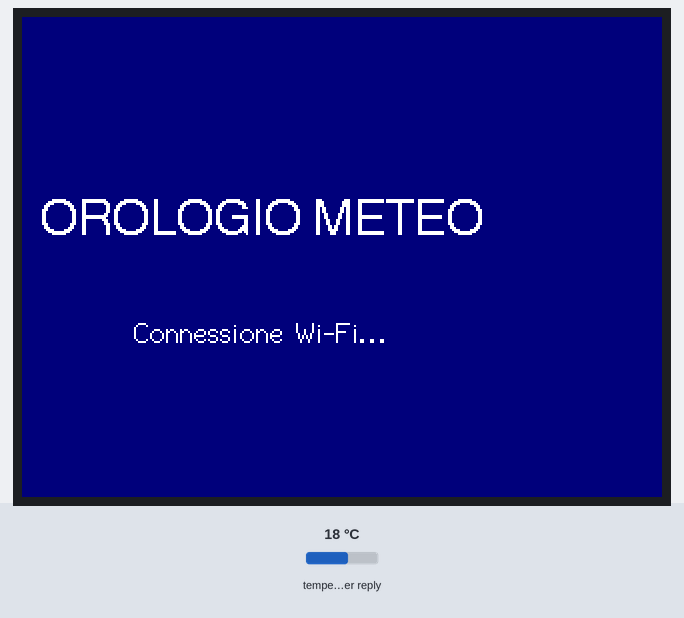
Simulated run of this sketch. Board: ESP32. Parts: 320×240 colour display. The test bench sets the inputs (shaded band); at power-on: temperature in the weather reply 18 °C. WiFi joins after 1.5 s; servers stay silent unless stated; the local clock reads 2024-03-15 10:24:30 at power-on unless the sketch sets it; web services answer with replies made up by the test bench; what the sketch prints to the serial monitor is not drawn.

Above: at 0.6 s.
At 2.4 s:
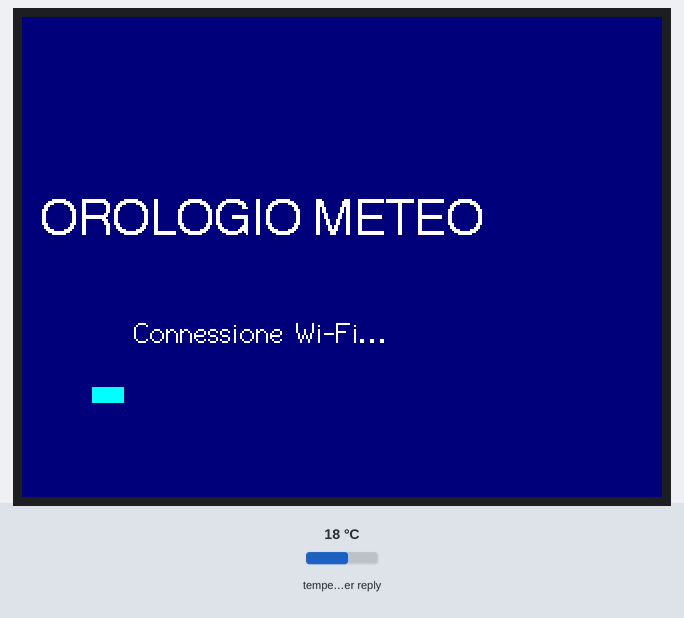
At 2.9 s:
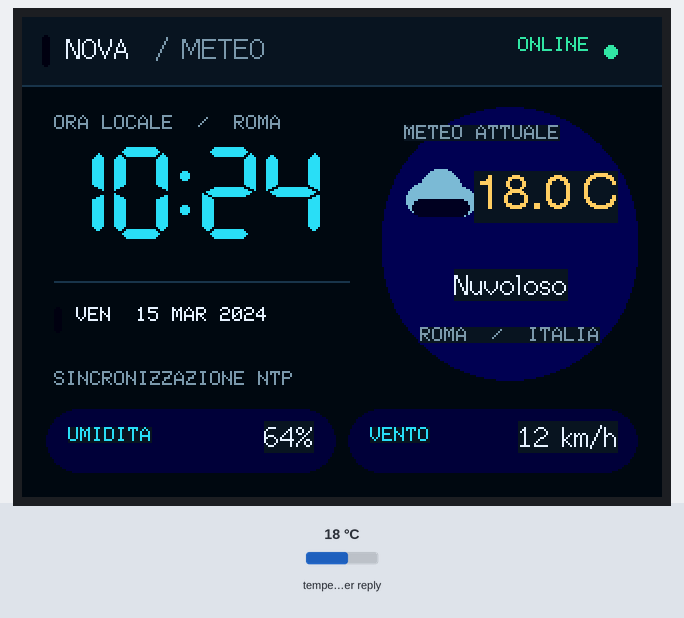
At 30.7 s:
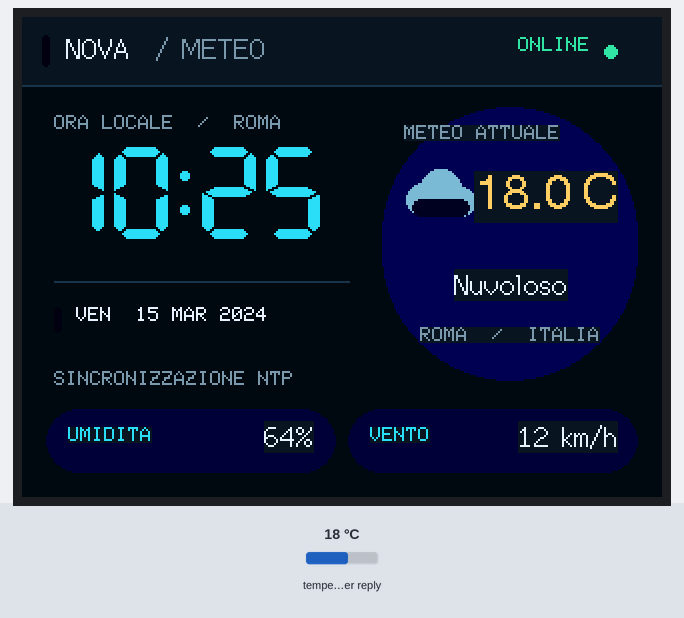

The sketch:

OrarioMeteo.ino
```cpp
#include <WiFi.h>
#include <WiFiClientSecure.h>
#include <HTTPClient.h>
#include <ArduinoJson.h>

// Usa la configurazione attiva di TFT_eSPI. Sul computer è già impostata
// per la CYD (ILI9341_2, GPIO 12/13/14/15/2, retroilluminazione GPIO 21).
#define TFT_BL 21
#define TFT_BACKLIGHT_ON HIGH
#include <TFT_eSPI.h>

// Wi-Fi richiesto. Cambiare qui SSID e password se necessario.
const char* WIFI_SSID = "M1";
const char* WIFI_PASSWORD = "M1testM1";

// Coordinate di Roma: Open-Meteo non richiede una chiave API.
const char* WEATHER_URL = "https://api.open-meteo.com/v1/forecast?latitude=41.9028&longitude=12.4964&current=temperature_2m,relative_humidity_2m,weather_code,wind_speed_10m&timezone=Europe%2FRome";
const uint32_t WEATHER_INTERVAL = 15UL * 60UL * 1000UL;
const uint32_t WEATHER_RETRY_INTERVAL = 30UL * 1000UL;
const uint32_t WIFI_RETRY_INTERVAL = 10UL * 1000UL;

TFT_eSPI tft;
float temperatureC = NAN;
float windKmh = NAN;
int humidity = -1;
int weatherCode = -1;
String weatherStatus = "Attendo dati meteo";
uint32_t lastWeatherFetch = 0;
uint32_t lastDraw = 0;
uint32_t lastWiFiRetry = 0;
uint32_t weatherWait = WEATHER_RETRY_INTERVAL;
bool clockReady = false;

uint16_t color565(uint8_t r, uint8_t g, uint8_t b) {
  return tft.color565(r, g, b);
}

const char* italianDay(int day) {
  const char* days[] = {"DOM", "LUN", "MAR", "MER", "GIO", "VEN", "SAB"};
  return days[day % 7];
}

const char* italianMonth(int month) {
  const char* months[] = {"GEN", "FEB", "MAR", "APR", "MAG", "GIU", "LUG", "AGO", "SET", "OTT", "NOV", "DIC"};
  return months[month % 12];
}

String descriptionForCode(int code) {
  if (code == 0) return "Sereno";
  if (code == 1 || code == 2) return "Poco nuvoloso";
  if (code == 3) return "Nuvoloso";
  if (code == 45 || code == 48) return "Nebbia";
  if (code >= 51 && code <= 57) return "Pioviggine";
  if (code >= 61 && code <= 67) return "Pioggia";
  if (code >= 71 && code <= 77) return "Neve";
  if (code >= 80 && code <= 82) return "Rovesci";
  if (code >= 85 && code <= 86) return "Neve";
  if (code >= 95) return "Temporale";
  return "Meteo variabile";
}

void connectWiFi() {
  Serial.printf("[WiFi] Connessione alla rete '%s'\n", WIFI_SSID);
  tft.fillScreen(TFT_NAVY);
  tft.setTextColor(TFT_WHITE, TFT_NAVY);
  tft.drawCentreString("OROLOGIO METEO", 120, 90, 4);
  tft.drawCentreString("Connessione Wi-Fi...", 120, 150, 2);
  WiFi.mode(WIFI_STA);
  WiFi.begin(WIFI_SSID, WIFI_PASSWORD);
  uint32_t started = millis();
  while (WiFi.status() != WL_CONNECTED && millis() - started < 20000) {
    delay(350);
    tft.fillRect(35, 185, 190, 8, TFT_NAVY);
    tft.fillRect(35, 185, map(millis() - started, 0, 20000, 0, 190), 8, TFT_CYAN);
  }
  if (WiFi.status() == WL_CONNECTED) {
    Serial.printf("[WiFi] Connesso, IP=%s, RSSI=%d dBm\n", WiFi.localIP().toString().c_str(), WiFi.RSSI());
    configTzTime("CET-1CEST,M3.5.0,M10.5.0/3", "pool.ntp.org", "time.google.com");
  } else {
    weatherStatus = "NO WIFI - controlla rete";
    Serial.printf("[WiFi] Connessione fallita, status=%d\n", (int)WiFi.status());
  }
}

bool fetchWeather() {
  if (WiFi.status() != WL_CONNECTED) {
    weatherStatus = "NO WIFI - riconnessione";
    Serial.printf("[Meteo] Saltato: Wi-Fi status=%d\n", (int)WiFi.status());
    return false;
  }
  Serial.println("[Meteo] Richiesta a Open-Meteo...");
  WiFiClientSecure client;
  client.setInsecure();
  HTTPClient http;
  if (!http.begin(client, WEATHER_URL)) {
    weatherStatus = "Errore apertura servizio";
    return false;
  }
  http.setTimeout(12000);
  int status = http.GET();
  if (status != HTTP_CODE_OK) {
    weatherStatus = "HTTP " + String(status);
    Serial.printf("[Meteo] Errore HTTP: %d (%s)\n", status, http.errorToString(status).c_str());
    http.end();
    return false;
  }
  String payload = http.getString();
  Serial.printf("[Meteo] HTTP 200, risposta %u byte\n", (unsigned)payload.length());
  JsonDocument doc;
  DeserializationError error = deserializeJson(doc, payload);
  http.end();
  if (error || !doc["current"].is<JsonObject>()) {
    weatherStatus = "ERRORE DATI METEO";
    Serial.printf("[Meteo] JSON non valido: %s\n", error ? error.c_str() : "campo current assente");
    return false;
  }
  JsonObject current = doc["current"].as<JsonObject>();
  temperatureC = current["temperature_2m"] | NAN;
  humidity = current["relative_humidity_2m"] | -1;
  windKmh = current["wind_speed_10m"] | NAN;
  weatherCode = current["weather_code"] | -1;
  weatherStatus = descriptionForCode(weatherCode);
  Serial.printf("[Meteo] OK: %.1f C, umidita %d%%, vento %.1f km/h, codice %d\n", temperatureC, humidity, windKmh, weatherCode);
  return true;
}

void drawScreen() {
  const uint16_t bg = color565(5, 11, 20);
  const uint16_t panel = color565(11, 23, 38);
  const uint16_t edge = color565(24, 54, 75);
  const uint16_t cyan = color565(40, 220, 245);
  const uint16_t muted = color565(122, 153, 174);
  const uint16_t white = color565(225, 242, 250);
  tft.fillScreen(bg);
  tft.fillRect(0, 0, 320, 34, color565(8, 20, 34));
  tft.drawFastHLine(0, 34, 320, edge);
  tft.fillRoundRect(10, 9, 4, 16, cyan, 2);
  tft.setTextColor(white, color565(8, 20, 34));
  tft.drawString("NOVA", 22, 8, 2);
  tft.setTextColor(muted, color565(8, 20, 34));
  tft.drawString("/ METEO", 67, 8, 2);
  uint16_t wifiColor = WiFi.status() == WL_CONNECTED ? color565(48, 230, 160) : color565(255, 166, 70);
  tft.fillCircle(294, 17, 3, wifiColor);
  tft.setTextColor(wifiColor, color565(8, 20, 34));
  tft.drawRightString(WiFi.status() == WL_CONNECTED ? "ONLINE" : "OFFLINE", 284, 10, 1);

  struct tm timeinfo;
  char timeText[8] = "--:--";
  char dateText[24] = "IN ATTESA DEL WI-FI";
  clockReady = getLocalTime(&timeinfo, 20);
  if (clockReady) {
    strftime(timeText, sizeof(timeText), "%H:%M", &timeinfo);
    snprintf(dateText, sizeof(dateText), "%s  %02d %s %04d", italianDay(timeinfo.tm_wday), timeinfo.tm_mday, italianMonth(timeinfo.tm_mon), timeinfo.tm_year + 1900);
  }

  // Ora e data: area principale a sinistra.
  tft.setTextColor(muted, bg);
  tft.drawString("ORA LOCALE  /  ROMA", 16, 49, 1);
  tft.setTextColor(cyan, bg);
  tft.drawString(timeText, 12, 64, 7);
  tft.drawFastHLine(16, 132, 148, edge);
  tft.fillRoundRect(16, 145, 4, 13, cyan, 2);
  tft.setTextColor(white, bg);
  tft.drawString(dateText, 27, 145, 1);
  tft.setTextColor(muted, bg);
  tft.drawString("SINCRONIZZAZIONE NTP", 16, 177, 1);

  // Scheda meteo con icona geometrica e temperatura.
  tft.fillRoundRect(180, 45, 128, 137, panel, 10);
  tft.drawRoundRect(180, 45, 128, 137, edge, 10);
  tft.setTextColor(muted, panel);
  tft.drawString("METEO ATTUALE", 191, 54, 1);
  if (weatherCode == 0 || weatherCode == 1) {
    tft.drawCircle(205, 91, 12, color565(255, 190, 70));
    tft.fillCircle(205, 91, 8, color565(255, 190, 70));
    for (int a = 0; a < 8; a++) {
      float angle = a * 0.785398f;
      tft.drawLine(205 + cos(angle) * 16, 91 + sin(angle) * 16, 205 + cos(angle) * 20, 91 + sin(angle) * 20, color565(255, 190, 70));
    }
  } else {
    uint16_t cloud = color565(125, 186, 210);
    tft.fillCircle(200, 91, 8, cloud);
    tft.fillCircle(209, 86, 10, cloud);
    tft.fillCircle(219, 92, 7, cloud);
    tft.fillRoundRect(195, 91, 29, 9, cloud, 4);
    if (weatherCode >= 51 && weatherCode <= 82) {
      tft.drawLine(202, 104, 199, 110, cyan);
      tft.drawLine(212, 104, 209, 110, cyan);
    }
  }
  tft.setTextColor(color565(255, 205, 103), panel);
  String tempText = isnan(temperatureC) ? "--.- C" : String(temperatureC, 1) + " C";
  tft.drawRightString(tempText, 298, 77, 4);
  tft.setTextColor(white, panel);
  String status = weatherStatus;
  if (status.length() > 17) status = status.substring(0, 17);
  tft.drawCentreString(status, 244, 126, 2);
  tft.setTextColor(muted, panel);
  tft.drawCentreString("ROMA  /  ITALIA", 244, 155, 1);

  // Indicatori inferiori.
  tft.fillRoundRect(12, 196, 145, 32, panel, 7);
  tft.fillRoundRect(163, 196, 145, 32, panel, 7);
  tft.drawRoundRect(12, 196, 145, 32, edge, 7);
  tft.drawRoundRect(163, 196, 145, 32, edge, 7);
  tft.setTextColor(cyan, panel);
  tft.drawString("UMIDITA", 23, 205, 1);
  tft.setTextColor(white, panel);
  tft.drawRightString((humidity < 0 ? String("--") : String(humidity)) + "%", 146, 202, 2);
  tft.setTextColor(cyan, panel);
  tft.drawString("VENTO", 174, 205, 1);
  tft.setTextColor(white, panel);
  tft.drawRightString((isnan(windKmh) ? String("--") : String(windKmh, 0)) + " km/h", 298, 202, 2);
}

void setup() {
  Serial.begin(115200);
  delay(250);
  Serial.println("\n[Avvio] Orologio meteo CYD2USB");
  pinMode(TFT_BL, OUTPUT);
  digitalWrite(TFT_BL, TFT_BACKLIGHT_ON);
  tft.init();
  tft.setRotation(1); // orizzontale, 320 x 240
  tft.fillScreen(TFT_BLACK);
  connectWiFi();
  bool weatherOk = WiFi.status() == WL_CONNECTED && fetchWeather();
  weatherWait = weatherOk ? WEATHER_INTERVAL : WEATHER_RETRY_INTERVAL;
  lastWeatherFetch = millis();
  drawScreen();
}

void loop() {
  if (WiFi.status() != WL_CONNECTED && millis() - lastWiFiRetry >= WIFI_RETRY_INTERVAL) {
    WiFi.reconnect();
    lastWiFiRetry = millis();
  }
  if (millis() - lastWeatherFetch >= weatherWait) {
    bool weatherOk = fetchWeather();
    weatherWait = weatherOk ? WEATHER_INTERVAL : WEATHER_RETRY_INTERVAL;
    lastWeatherFetch = millis();
  }
  if (millis() - lastDraw >= 1000) {
    drawScreen();
    lastDraw = millis();
  }
  delay(20);
}
```

Measured:
- what the display in image 1 shows lasts 0.5 s, from 2.3 s to 2.8 s
- what the display in image 2 shows lasts 27.9 s, from 2.8 s to 30.7 s
